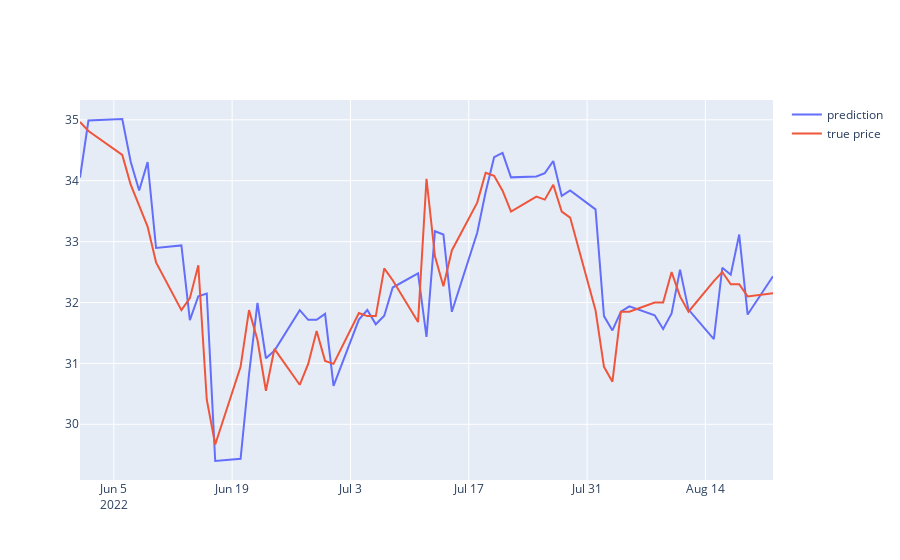

This figure's notebook cell:
### Code cell
# gragh of y1 prediction 
fig = go.Figure()
fig.add_trace(go.Scatter(x = val1["Date"], y = val1["gbr_pred_y2"], mode = "lines", name = "prediction"))
fig.add_trace(go.Scatter(x = val1["Date"], y = val1["y2"], mode = "lines", name = "true price"))
fig.show()
